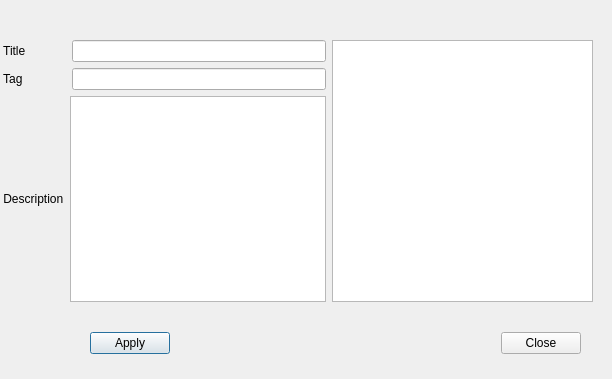
<?xml version="1.0" encoding="UTF-8"?>
<ui version="4.0">
 <class>EditCategoryDialog</class>
 <widget class="QDialog" name="EditCategoryDialog">
  <property name="geometry">
   <rect>
    <x>0</x>
    <y>0</y>
    <width>612</width>
    <height>379</height>
   </rect>
  </property>
  <property name="windowTitle">
   <string>Dialog</string>
  </property>
  <widget class="QWidget" name="layoutWidget">
   <property name="geometry">
    <rect>
     <x>0</x>
     <y>40</y>
     <width>593</width>
     <height>262</height>
    </rect>
   </property>
   <layout class="QHBoxLayout" name="uHorizontalLayout">
    <item>
     <layout class="QVBoxLayout" name="uVerticalLayout">
      <item>
       <layout class="QHBoxLayout" name="uTitleHorizontalLayout">
        <item>
         <widget class="QLabel" name="uTitleLabel">
          <property name="text">
           <string> Title            </string>
          </property>
         </widget>
        </item>
        <item>
         <widget class="QLineEdit" name="uTitleForm">
          <property name="sizePolicy">
           <sizepolicy hsizetype="MinimumExpanding" vsizetype="Fixed">
            <horstretch>0</horstretch>
            <verstretch>0</verstretch>
           </sizepolicy>
          </property>
         </widget>
        </item>
       </layout>
      </item>
      <item>
       <layout class="QHBoxLayout" name="uTagHorizontalLayout">
        <item>
         <widget class="QLabel" name="uTagLabel">
          <property name="text">
           <string> Tag             </string>
          </property>
         </widget>
        </item>
        <item>
         <widget class="QLineEdit" name="uTagForm">
          <property name="sizePolicy">
           <sizepolicy hsizetype="MinimumExpanding" vsizetype="Fixed">
            <horstretch>0</horstretch>
            <verstretch>0</verstretch>
           </sizepolicy>
          </property>
         </widget>
        </item>
       </layout>
      </item>
      <item>
       <layout class="QHBoxLayout" name="uDescriptionHorizontalLayout">
        <item>
         <widget class="QLabel" name="uDescriptionLabel">
          <property name="text">
           <string> Description</string>
          </property>
         </widget>
        </item>
        <item>
         <widget class="QPlainTextEdit" name="uDescriptionForm"/>
        </item>
       </layout>
      </item>
     </layout>
    </item>
    <item>
     <widget class="QListView" name="uCategoryListView"/>
    </item>
   </layout>
  </widget>
  <widget class="QWidget" name="">
   <property name="geometry">
    <rect>
     <x>90</x>
     <y>330</y>
     <width>491</width>
     <height>26</height>
    </rect>
   </property>
   <layout class="QHBoxLayout" name="horizontalLayout">
    <item>
     <widget class="QPushButton" name="uApplyButton">
      <property name="text">
       <string>Apply</string>
      </property>
     </widget>
    </item>
    <item>
     <widget class="QDialogButtonBox" name="uButtonBox">
      <property name="orientation">
       <enum>Qt::Horizontal</enum>
      </property>
      <property name="standardButtons">
       <set>QDialogButtonBox::Close</set>
      </property>
     </widget>
    </item>
   </layout>
  </widget>
 </widget>
 <resources/>
 <connections>
  <connection>
   <sender>uButtonBox</sender>
   <signal>accepted()</signal>
   <receiver>EditCategoryDialog</receiver>
   <slot>accept()</slot>
   <hints>
    <hint type="sourcelabel">
     <x>248</x>
     <y>254</y>
    </hint>
    <hint type="destinationlabel">
     <x>157</x>
     <y>274</y>
    </hint>
   </hints>
  </connection>
  <connection>
   <sender>uButtonBox</sender>
   <signal>rejected()</signal>
   <receiver>EditCategoryDialog</receiver>
   <slot>reject()</slot>
   <hints>
    <hint type="sourcelabel">
     <x>316</x>
     <y>260</y>
    </hint>
    <hint type="destinationlabel">
     <x>286</x>
     <y>274</y>
    </hint>
   </hints>
  </connection>
 </connections>
</ui>
